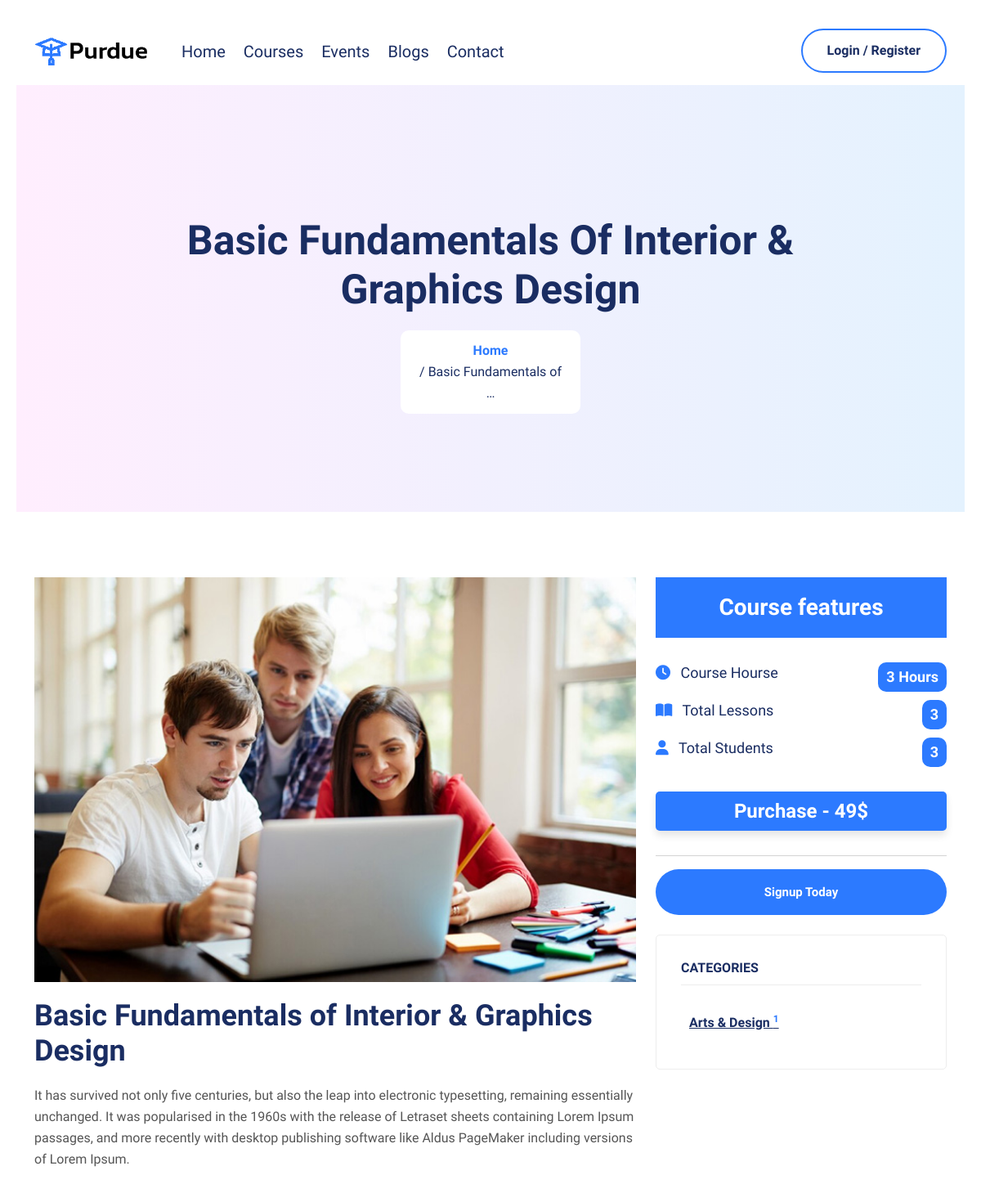
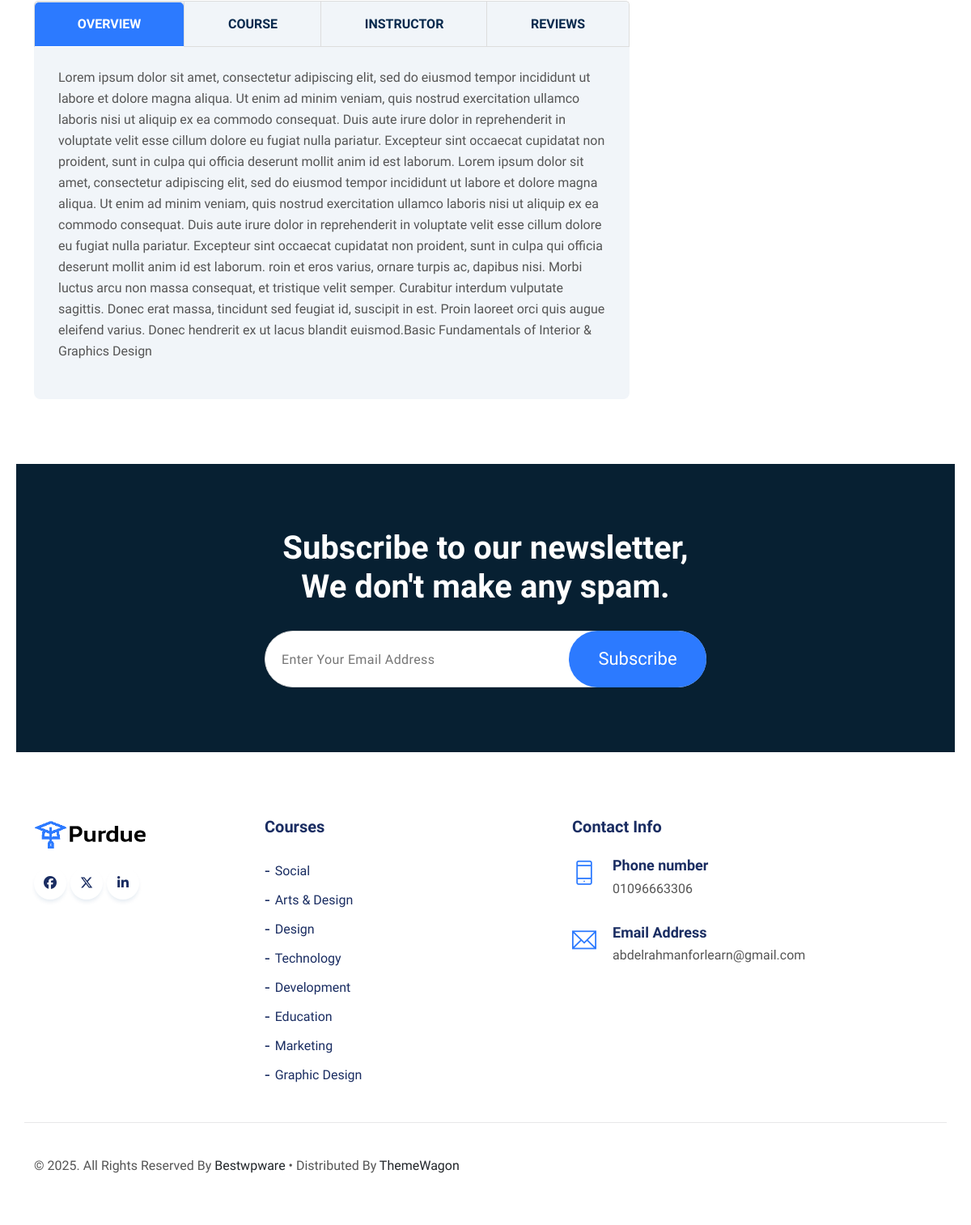
The app's page /course/basic-fundamentals-of-interior-graphics-design/ with its own data (2 pictures, top to bottom).
### core/models.py (models this page shows, shortened)
class Course(models.Model):
    class Type(models.TextChoices):
        online = "online", "Online"
        offline = "offline", "Offline"
    instructor = models.ForeignKey(
        settings.AUTH_USER_MODEL,
        on_delete=models.CASCADE,
        related_name="instructor_courses",
    )
    name = models.CharField(max_length=100, db_index=True)
    img = models.ImageField(upload_to="Course_Image/")
    price = models.PositiveIntegerField(default=1)
    students = models.ManyToManyField(
        settings.AUTH_USER_MODEL, related_name="students", blank=True
    )
    lessons = models.PositiveIntegerField(default=1)
    course_type = models.CharField(max_length=20, choices=Type.choices)
    starts_on = models.DateField(auto_now_add=False, null=True, blank=True)
    ends_on = models.DateField(auto_now_add=False, null=True, blank=True)
    duration = models.PositiveIntegerField(default=0, null=True, blank=True)
    course_hours = models.PositiveIntegerField(default=0, null=True, blank=True)
    max_seats = models.PositiveIntegerField(default=0, null=True, blank=True)
    location = models.CharField(max_length=150, null=True, blank=True)
    categories = models.ManyToManyField(Category, related_name="categories")
    overview = models.TextField()
    description_requirements = models.TextField()
    slug = models.SlugField(max_length=100, null=True, blank=True, db_index=True)

class Category(models.Model):
    name = models.CharField(max_length=150)
    img = models.ImageField(upload_to="Category_Image/", null=True, blank=True)
    slug = models.CharField(max_length=150, null=True, blank=True)

### core/views.py (the view)
# urls.py: path("course/<str:slug>/", views.course, name="course"),
def course(request, slug):
    course = get_object_or_404(
        Course.objects.prefetch_related(
            "reviews", "categories", "students"
        ).select_related("instructor"),
        slug=slug,
    )
    reviews = Review.objects.filter(course=course).select_related("user", "course")
    related_courses = (
        Course.objects.filter(categories__in=course.categories.all())
        .prefetch_related("reviews")
        .exclude(slug=slug)[:3]
    )
    available_seats = (
        course.max_seats - course.students.all().count()
        if course.course_type == "offline"
        else None
    )
    context = {
        "course": course,
        "reviews": reviews,
        "related_courses": related_courses,
        "available_seats": available_seats,
    }
    return render(request, "core/course.html", context)

### accounts/models.py (called while the page is built)
    def get_fullname(self):
        return f"{self.first_name} {self.last_name}"

### core/context_processors.py (called while the page is built)
def share_func(request):
    if "superuser" in request.path:
        return {}
    else:
        if request.user.is_authenticated:
            check_newsletter = NewsLetter.objects.filter(useremail=request.user.email)
            if not check_newsletter.exists():
                show_newsletter = True
            else:
                show_newsletter = False
        else:
            show_newsletter = True
        categories = Category.objects.filter(Q(img__icontains=".")).prefetch_related(
            "categories", "tags"
        )[:8]
        return {"categories": categories, "show_newsletter": show_newsletter}

### templates/core/course.html (shortened to what this page needs)
{% extends 'base.html' %}
{% load static %}
{% block body %}
	<div class="top_header_banner">
		<section class="section-top">
			<div class="container">
				<div class="col-lg-10 offset-lg-1 text-center">
					<div class="section-top-title wow fadeInRight" data-wow-duration="1s" data-wow-delay="0.3s" data-wow-offset="0">
						<h1>{{course.name}}</h1>
						<ul>
							<li><a href="{% url 'courses' %}">Home</a></li>
							<li> / {{course.name|truncatewords:3}}</li>
						</ul>
					</div>
				</div>
			</div>
		</section>
    </div>
		<section class="our_event section-padding">
			<div class="container">
				<div class="row">
					<div class="col-lg-8 col-sm-8 col-xs-12">
						<div class="single_event_single">
							<img alt="" class="img-fluid" src="{{course.img.url}}"/>
							<div class="single_event_text_single">
								 <h4>{{ course.name }}</h4>
								 <p>{{course.overview}}</p>
							</div>
						</div>
                        <div class="course-details-content section-bg">
                            <ul class="nav nav-tabs" role="tablist">
                                <li class="nav-item">
                                    <a href="#overview" class="nav-link active" data-bs-toggle="tab">Overview</a>
                                </li>
                                <li>
                                    <a href="#course" class="nav-link" data-bs-toggle="tab">Course </a>
                                </li>
                                <li class="nav-item">
                                    <a href="#instructor" class="nav-link" data-bs-toggle="tab">instructor</a>
                                </li>
                                <li class="nav-item">
                                    <a href="#reviews" class="nav-link" data-bs-toggle="tab">reviews</a>
                                </li>
                            </ul>
                            <div class="tab-content" id="myTabContent">
                                <div class="tab-pane show fade active" id="overview">
                                    <div class="overview">
                                        <p> {{course.description_requirements}} </p>
                                    </div>
                                </div>
                            </div>
                        </div>
					</div>
					<div class="col-lg-4 col-sm-4 col-xs-12">
						<div class="course_features">
							<h3>Course features</h3>
							<ul>
                                {% if course.course_type == 'offline' %}
                                    <li><i class="fa fa-calendar-day"></i> From <b>{{course.starts_on|date:'d M'}}</b></li>
                                    <li><i class="fa fa-calendar-day"></i> To <b>{{course.ends_on|date:'d M'}}</b></li>
                                    <li><i class="fa fa-calendar-alt"></i> Course duration <b>{{course.duration}} days</b></li>
                                {% else %}
                                    <li><i class="fa fa-clock"></i> Course Hourse <b>{{course.course_hours}} Hours</b></li>
                                {% endif %}
								<li><i class="fa fa-book-open"></i> Total {% if course.course_type == 'offline' %} Lectures {% else %} Lessons {% endif %} <b>{{ course.lessons }}</b></li>
								<li><i class="fa fa-user"></i> Total Students <b>{{course.students.count}}</b></li>
							</ul>
						</div>
                        {% if request.user not in course.students.all %}
                            <div class="event_info_price">
                                <a href="{% url 'checkout' %}"><h4>Purchase - {{course.price}}$</h4></a>
                            </div>
                        {% endif %}
                        <hr>
                        {% if request.user.is_anonymous %}
                            <div class="event_info_register">
                                <a class="btn_one" href="{% url 'account_signup' %}">Signup Today</a>
                            </div>
                        {% endif %}
						<div class="sidebar-post mt-4">
							<div class="sidebar_title"><h4>CATEGORIES</h4></div>
							<div class="single_category">
								<ul>
                                    {% for cat in course.categories.all %}
                                    <li><a href="{% url 'category_slug' cat.slug %}">{{cat.name}} <sup>{{cat.categories.count}}</sup></a></li>
                                    {% endfor %}
								</ul>
							</div>
						</div>
					</div>
				</div>
			</div>
		</section>
{% endblock %}

### templates/parts/footer.html
{% load static %}
<div class="footer section-padding">
    <div class="container">
        <div class="row">
            <div class="col-lg-3 col-sm-6 col-xs-12">
                <div class="single_footer">
                    <a href="index.html"><img src="{% static 'assets/images/all-img/logo.png' %}" alt=""></a>
                </div>
                <div class="foot_social">
                    <ul>
                        <li><a href="#" class="top_f_facebook"><i class="fa-brands fa-facebook"></i></a></li>
                        <li><a href="#" class="top_f_twitter"><i class="fa-brands fa-x-twitter"></i></a></li>
                        <li><a href="#" class="top_f_linkedin"><i class="fa-brands fa-linkedin-in"></i></a></li>
                    </ul>
                </div>
            </div>
            <div class="col-lg-4 col-sm-6 col-xs-12">
                <div class="single_footer">
                    <h4>Courses</h4>
                    <ul>
                    {% for cat in categories %}
                        <li><a href="{% url 'category_slug' cat.slug %}">{{cat.name}}</a></li>
                    {% endfor %}
                    </ul>
                </div>
            </div>
            <div class="col-lg-5 col-sm-6 col-xs-12">
                <div class="single_footer">
                    <h4>Contact Info</h4>
                    <div class="sf_contact">
                        <span class="ti-mobile"></span>
                        <h3>Phone number</h3>
                        <p>01096663306</p>
                    </div>
                    <div class="sf_contact">
                        <span class="ti-email"></span>
                        <h3>Email Address</h3>
                        <p>abdelrahmanforlearn@gmail.com</p>
                    </div>
                </div>
            </div>
        </div>
        <div class="row fc">
            <div class="col-lg-6 col-sm-6 col-xs-12">
                <div class="footer_copyright">
                    <p>&copy; 2025. All Rights Reserved by <a href="https://bestwpware.com/" class="text-dark" target="_blank">bestwpware</a> • Distributed by <a href="https://themewagon.com" class="text-dark" target="_blank">ThemeWagon</a> </p>
                </div>
            </div>
        </div>
    </div>
</div>

### templates/core/course.html (style rules this page uses)
body { margin: 20px; }
h1 { font-size: 1.5em; margin: 10px; }

### records on screen
Course: name "Basic Fundamentals Of Interior & Graphics Design", name "Basic Fundamentals of …", img (picture), name "Basic Fundamentals of Interior & Graphics Design", overview "It has survived not only five centuries, but also the leap into electronic typesetting, remaining essentially unchanged. It was popularised in the 1960s with the release of Letraset sheets containing Lorem Ipsum passages, and more recently with desktop publishing software like Aldus PageMaker including versions of Lorem Ipsum.", description_requirements "Lorem ipsum dolor sit amet, consectetur adipiscing elit, sed do eiusmod tempor incididunt ut labore et dolore magna aliqua. Ut enim ad minim veniam, quis nostrud exercitation ullamco laboris nisi ut aliquip ex ea commodo consequat. Duis aute irure dolor in reprehenderit in voluptate velit esse cillum dolore eu fugiat nulla pariatur. Excepteur sint occaecat cupidatat non proident, sunt in culpa qui officia deserunt mollit anim id est laborum. Lorem ipsum dolor sit amet, consectetur adipiscing elit, sed do eiusmod tempor incididunt ut labore et dolore magna aliqua. Ut enim ad minim veniam, quis nostrud exercitation ullamco laboris nisi ut aliquip ex ea commodo consequat. Duis aute irure dolor…", course_hours "3", lessons "3", students.count "3", price "49"
Category: name "Arts & Design", categories.count "1"
Category: name "Social"
Category: name "Design"
Category: name "Technology"
Category: name "Development"
Category: name "Education"
Category: name "Marketing"
Category: name "Graphic Design"
